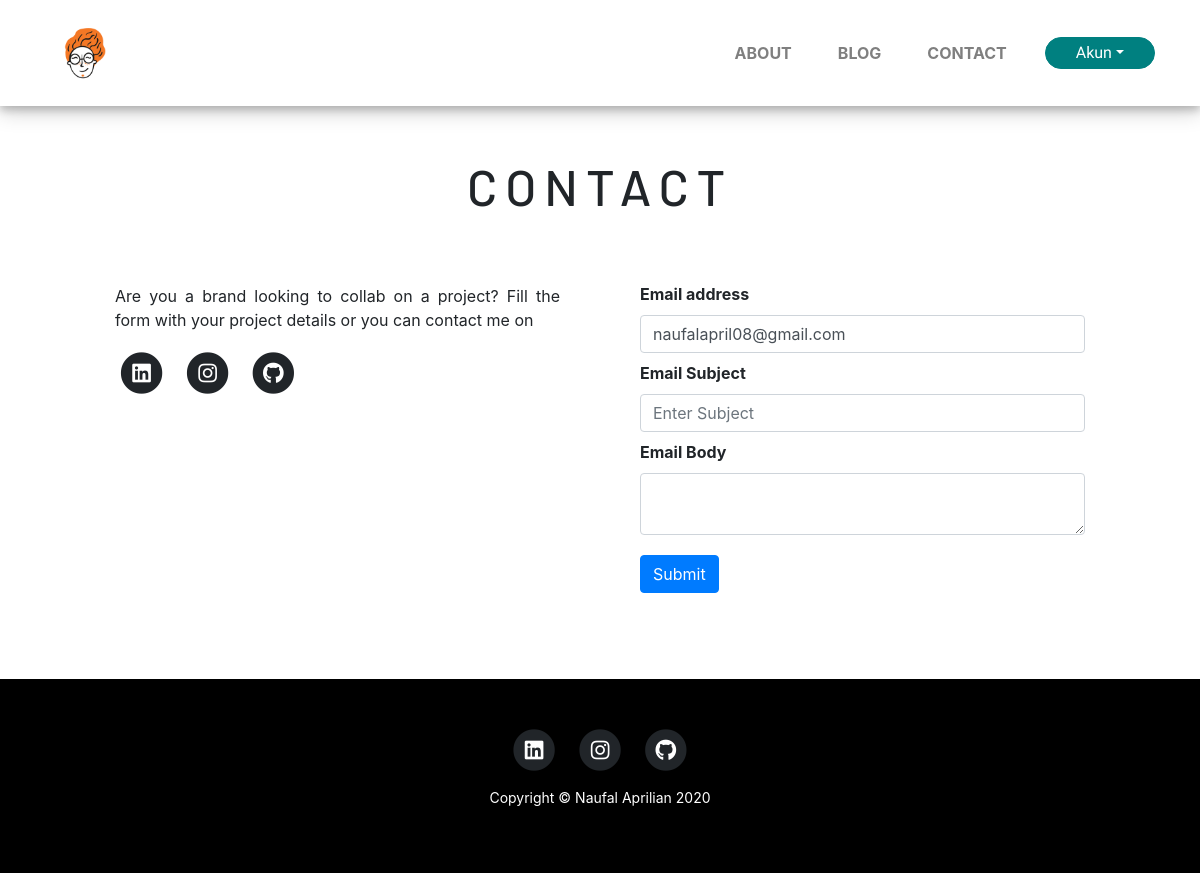
Screenshot of /contact.php (signed in) with the database file from the repository.
### tables this page shows
CREATE TABLE `logo` (
  `logo_id` int(11) NOT NULL,
  `logo_image` varchar(100) NOT NULL DEFAULT 'logo.png'
);

CREATE TABLE `users` (
  `user_id` int(3) NOT NULL,
  `user_username` varchar(255) NOT NULL,
  `user_password` varchar(255) NOT NULL,
  `user_firstname` varchar(255) NOT NULL,
  `user_lastname` varchar(255) NOT NULL,
  `user_email` varchar(255) NOT NULL,
  `user_image` varchar(100) NOT NULL DEFAULT 'default.png',
  `user_role` varchar(255) NOT NULL DEFAULT 'user',
  `token` text NOT NULL
);

### contact.php (the view, shortened to what this page needs)
<?php
    include 'includes/header.php';
?>
<body>
    <?php
        include 'includes/navigation.php';
    ?>
    <div class="container">
        <div class="row justify-content-center">
            <div class="col-lg-10 info_panel">
                <h1 class="head_info_about">CONTACT</h1>
            </div>
        </div>
        <div class="row justify-content-center contact">
            <div class="col-lg-5 contact_informasi">
                <p>Are you a brand looking to collab on a project? Fill the form with your project details or you can
                    contact me on <br><br>
                    <ul class="list-inline" style="margin-top: -20px;">
                        <li class="list-inline-item">
                            <a href="https://www.linkedin.com/in/naufal-aprilian-marsa-mahendra-b374821a0/" target="blank">
                                <span class="fa-stack fa-lg">
                                    <i class="fas fa-circle fa-stack-2x"></i>
                                    <i class="fab fa-linkedin fa-stack-1x fa-inverse"></i>
                                </span>
                            </a>
                        </li>
                        <li class="list-inline-item">
                            <a href="https://www.instagram.com/naufalaprilian/" target="blank">
                                <span class="fa-stack fa-lg">
                                    <i class="fas fa-circle fa-stack-2x"></i>
                                    <i class="fab fa-instagram fa-stack-1x fa-inverse"></i>
                                </span>
                            </a>
                        </li>
                        <li class="list-inline-item">
                            <a href="https://github.com/Lapon08" target="blank">
                                <span class="fa-stack fa-lg">
                                    <i class="fas fa-circle fa-stack-2x"></i>
                                    <i class="fab fa-github fa-stack-1x fa-inverse"></i>
                                </span>
                            </a>
                        </li>
                    </ul>
            </div>
            <div class="col-lg-5 contact_form">
                <form action="" method="post">
                    <div class="form-group">
                        <label for="contact_email">Email address</label>
                        <?php if (isset($_SESSION['user_username'])) {
                            $user_id = $_SESSION['user_id'];
                            $query = "SELECT user_email FROM users WHERE `user_id` = '$user_id' ";
                            $select_email = mysqli_query($connection,$query);
                            while($row = mysqli_fetch_assoc($select_email) ){
                                $user_email = $row['user_email'];
                            } ?>
                        <input type="email" class="form-control" id="contact_email" value="<?php echo $user_email ?>" name="contact_email" aria-describedby="emailHelp"
                            placeholder="Enter Email">
                        <?php }else { ?>
                            <input type="email" class="form-control" id="contact_email" name="contact_email" aria-describedby="emailHelp"
                            placeholder="Enter Email">
                        <?php }?>
                        <label for="contact_subject">Email Subject</label>
                        <input type="text" class="form-control" id="contact_subject" name="contact_subject" aria-describedby="emailHelp"
                            placeholder="Enter Subject" autocomplete="off">
                        <label for="contact_body">Email Body</label>
                        <textarea class="form-control" id="contact_body" aria-describedby="emailHelp"
                            placeholder="Enter Message" name="contact_content"> </textarea>
                        <button type="submit" class="btn btn-primary" style="margin-top: 20px;" name="submit">Submit</button>
                    </div>
                </form>
            </div>
        </div>
    </div>
    <?php
        include "includes/footer.php";
    ?>
</body>
</html>

### includes/navigation.php (shortened to what this page needs)
<?php
    $query = "SELECT * FROM logo WHERE logo_id = 1";
    $select_logo = mysqli_query($connection,$query);
    while ($row = mysqli_fetch_assoc($select_logo) ) {
        $logo_image = $row['logo_image'];
    }
?>
<nav class="navbar navbar-expand-lg navbar-light">
    <div class="container">
        <a class="navbar-brand" href="index.php" style=" margin:0"><img src="images/logo/<?php echo $logo_image ?>" alt="" style="height: 80px; width:auto ;"></a>
        <div class="collapse navbar-collapse" id="navbarNav">
            <ul class="navbar-nav ml-auto">
                <li class="nav-item">
                    <a class="nav-link" href="about.php">About </a>
                </li>
                <li class="nav-item">
                    <a class="nav-link" href="index.php">Blog</a>
                </li>
                <li class="nav-item">
                    <a class="nav-link" href="contact.php">Contact</a>
                </li>
                <?php
                    if (isset($_SESSION['user_username'])) { ?>
                    <li class="nav-item dropdown">
                        <a class="tombol btn btn-light dropdown-toggle" id="navbarDropdown" href="#" role="button" data-toggle="dropdown" aria-haspopup="true" aria-expanded="false">Akun</a>
                        </li>
                <?php }else { ?>
                    <li class="nav-item">
                        <a class="tombol btn btn-light" href="login.php">Login</a>
                    </li>
                <?php } ?>
            </ul>
        </div>
    </div>
</nav>

### css/style.css (style rules this page uses)
a { color: inherit; border-style: none; border-bottom: none; border: 0px; }
.navbar { box-shadow: 0 4px 8px 0 rgba(0, 0, 0, 0.2), 0 6px 20px 0 rgba(0, 0, 0, 0.19); }
.navbar-brand { font-family: Viga; font-size: 32px; margin-top: 10px; margin-bottom: 10px; }
.tombol { color: white !important; border-radius: 0px; background-color: teal !important; font-family: Viga; font-size: 16px; border: 1px solid teal !important; }
.contact { margin-top: 50px; text-align: center; }
.contact_form label { margin-top: 8px; font-weight: bold !important; }
.form-group { text-align: left !important; }
.form-control { margin-top: 1px; }
.info_panel .head_info_about { font-family: 'Barlow', sans-serif; letter-spacing: 5px; font-size: 50px; text-align: center; margin-top: 50px; letter-spacing: 8px; }
@media (min-width: 992px) { .nav-link { text-transform: uppercase; margin-right: 30px; font-weight: bold; } }
@media (min-width: 992px) { .tombol { border-radius: 1000px; padding: 3px 30px; font-size: 20px; background-color: teal !important; color: white !important; margin-top: 4px; font-family: Viga; font-size: 16px; border: 1px solid teal !important; } }
@media (min-width: 992px) { .contact { text-align: justify; } }
@media (min-width: 992px) { .contact .contact_informasi { text-align: justify; margin-right: 50px; margin-top: 10px; } }

### rows the page displays
logo: logo_image (placeholder picture)
users: contact_email "naufalapril08@gmail.com"
